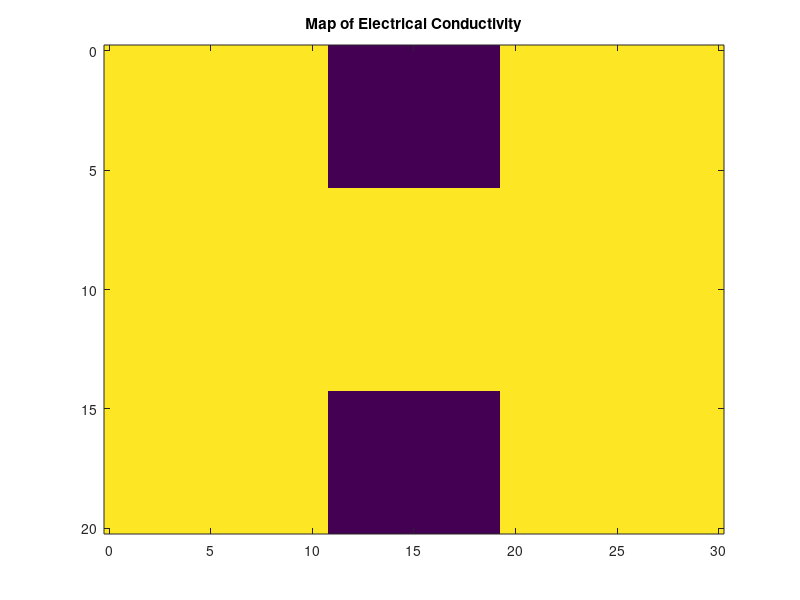
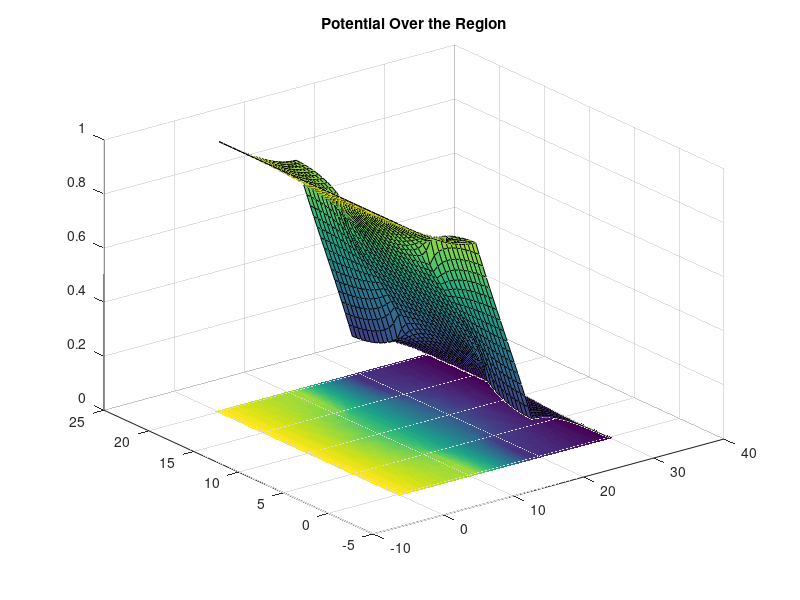
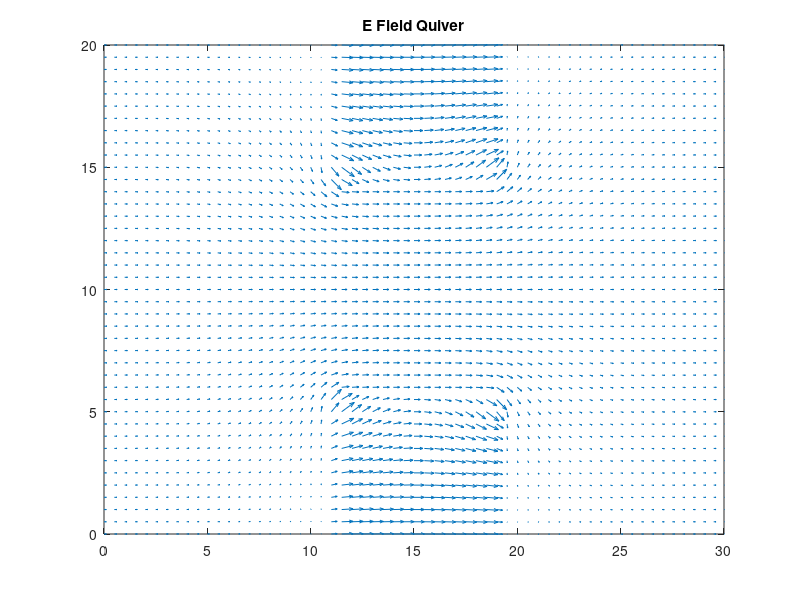
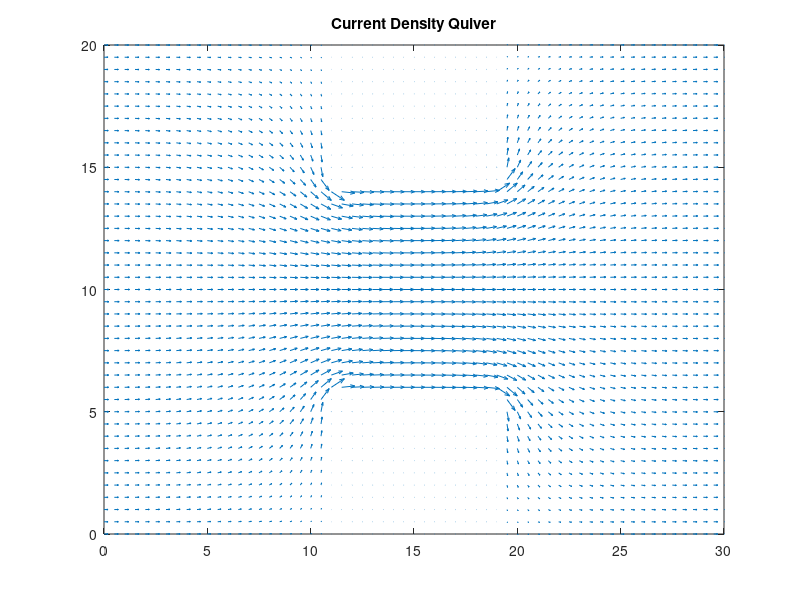

The MATLAB source for these figures, in order: (Note: this script raises an error after producing the figures.)
% Q2
% Reyad ElMahdy
% 101064879

%% Question 2
% In this part, the code was modified so that there are two resistive boxes
% inside the region forming a 'bottle's neck' for the current to pass
% through. The code uses the same boundary confitions as the previous part.
% After remapping the G matrix and generating the V plot, the current is
% then examined with varying box with, conductivity, and mesh spacing to
% see how it changes. 

close all
clear
clc

W = 20;
L = 1.5*W;

Lb = 9;
Wb = 6;
s = 0.5;
nx = floor(L/s + 1);
ny = floor(W/s + 1);

cond = 1; % Conductive
res = 1e-2; % Resistive

% Generating the conductivity map
condMap = zeros(nx,ny);
for i = 1:nx
   for j = 1:ny
       if (i-1>0.5*(L-Lb)/s) && ((i-1)<0.5*(L+Lb)/s) && (((j-1)<Wb/s||(j-1)>(W-Wb)/s))
           condMap(i,j) = res;
       else
           condMap(i,j) = cond;
       end
   end
end

% Adding the map to the plot
figure(1)
imagesc([0 L],[0 W],condMap');
title('Map of Electrical Conductivity')
% Yellow region is conductive, blue is resistive

G = sparse(nx*ny);
Bc = zeros(1,nx*ny);
for i = 1:nx
    for j = 1:ny
        n = j +(i-1)*ny; %Mapping Eq
        %Setting Boundary conditions
        if i == 1 || i == nx
            G(n,n) = 1;
            if i == 1
                Bc(n) = 1;
            end
        elseif j == 1 || j == ny
            nxm = j+(i-2)*ny;
            nxp = j+i*ny;
            nyp = j+1+(i-1)*ny;
            nym = j-1+(i-1)*ny;
            
            %Resistances from the conductivity map
            rxm = (condMap(i,j)+condMap(i-1,j))/2;
            rxp = (condMap(i,j)+condMap(i+1,j))/2;
            
            if j == 1
                ryp = (condMap(i,j)+condMap(i,j+1))/2;
                G(n,n) = -(rxm+rxp+ryp);
                G(n,nyp) = ryp; 
            else
                rym = (condMap(i,j)+condMap(i,j-1))/2;
                G(n,n) = -(rxm+rxp+rym);
                G(n,nym) = rym;
            end
            G(n,nxm) = rxm;
            G(n,nxp) = rxp; 
            
        % Rest of the nodes
        else
            nxm = j+(i-2)*ny;
            nxp = j+i*ny;
            nym = j-1+(i-1)*ny;
            nyp = j+1+(i-1)*ny;
            
            % Getting the resistances from the conduction map
            rxm = (condMap(i,j)+condMap(i-1,j))/2;
            rxp = (condMap(i,j)+condMap(i+1,j))/2;
            ryp = (condMap(i,j)+condMap(i,j+1))/2;
            rym = (condMap(i,j)+condMap(i,j-1))/2;
            
            % Assigning the node equations
            G(n,n) = -(rxm+rxp+rym+ryp);
            G(n,nxm) = rxm;
            G(n,nxp) = rxp;
            G(n,nym) = rym;
            G(n,nyp) = ryp; 
        end
    end
end

%solving and plotting
V = G\Bc';
mappedV = zeros(nx,ny);
for i = 1:nx
    for j = 1:ny
        n = j+(i-1)*ny;
        mappedV(i,j) = V(n);
    end
end

[xaxis, yaxis] = meshgrid(0:s:L,0:s:W);
figure(2)
surf(xaxis',yaxis',mappedV)
hold on
imagesc([0 L],[0 W],mappedV')
title('Potential Over the Region')
hold off

[Ey, Ex] = gradient(-mappedV);

figure(3)
quiver(xaxis',yaxis',Ex,Ey)
xlim([0 L])
ylim([0 W])
title('E Field Quiver')
Jx = condMap.*Ex;
Jy = condMap.*Ey;

figure(4)
quiver(xaxis',yaxis',Jx,Jy)
xlim([0 L])
ylim([0 W])
title('Current Density Quiver')

% Currents at the two contacts
I1 = sum(Jx(1,:))
I2 = sum(Jx(nx,:))


% Generating the other plots
s = linspace(0.5, 10, 20);
for i = 1:20
    I(i) = Curr(s(i), res, Wb);
end
figure(5)
plot(s,I)
title('Plot of current vs mesh density')

cond = linspace(0, 1, 20);
for i = 1:20
    I(i) = Curr(0.5, cond(i), Wb);
end
figure(6)
plot(cond,I)
title('Plot of current vs conductivty of the boxes')

Wb = linspace(0,12,20);
for i = 1:20
    I(i) = Curr(0.5, 0.01, Wb(i));
end
figure(7)
plot(Wb,I)
title('Plot of current vs box width')

% Creating a reuseable function that outputs the current
% This will be used for the remaining plots

function [I] = Curr(s, cond, Wb)
W = 20;
L = 1.5*W;
Lb = 9;
nx = floor(L/s+1);
ny = floor(W/s+1);

    condMap = zeros(nx,ny);
    for i = 1:nx
        for j = 1:ny
            if (i-1>0.5*(L-Lb)/s) && ((i-1)<0.5*(L+Lb)/s) && (((j-1)<Wb/s||(j-1)>(W-Wb)/s))
                condMap(i,j) = cond;
            else
                condMap(i,j) = 1;
            end
        end
    end
   
    G = sparse(nx*ny);
    Bc = zeros(1,nx*ny);
    
    for i = 1:nx
        for j = 1:ny
            n = j +(i-1)*ny; %Mapping Eq
            %Setting Boundary conditions
            if i == 1 || i == nx
                G(n,n) = 1;
                if i == 1
                    Bc(n) = 1;
                end
            elseif j == 1 || j == ny
                nxm = j+(i-2)*ny;
                nxp = j+i*ny;
                nyp = j+1+(i-1)*ny;
                nym = j-1+(i-1)*ny;
            
                % Resistances from the conductivity map
                rxm = (condMap(i,j)+condMap(i-1,j))/2;
                rxp = (condMap(i,j)+condMap(i+1,j))/2;
            
                if j == 1
                    ryp = (condMap(i,j)+condMap(i,j+1))/2;
                    G(n,n) = -(rxm+rxp+ryp);
                    G(n,nyp) = ryp; 
                else
                    rym = (condMap(i,j)+condMap(i,j-1))/2;
                    G(n,n) = -(rxm+rxp+rym);
                    G(n,nym) = rym;
                end
                
            G(n,nxm) = rxm;
            G(n,nxp) = rxp; 
            
            % Rest of the nodes
            else
                nxm = j+(i-2)*ny;
                nxp = j+i*ny;
                nym = j-1+(i-1)*ny;
                nyp = j+1+(i-1)*ny;
            
                % Getting the resistances from the conduction map
                rxm = (condMap(i,j)+condMap(i-1,j))/2;
                rxp = (condMap(i,j)+condMap(i+1,j))/2;
                ryp = (condMap(i,j)+condMap(i,j+1))/2;
                rym = (condMap(i,j)+condMap(i,j-1))/2;
            
                % Assigning the node equations
                G(n,n) = -(rxm+rxp+rym+ryp);
                G(n,nxm) = rxm;
                G(n,nxp) = rxp;
                G(n,nym) = rym;
                G(n,nyp) = ryp; 
            end
        end
    end
    
    V = G\Bc';
    mappedV = zeros(nx,ny);
    for i = 1:nx
        for j = 1:ny
            n = j+(i-1)*ny;
            mappedV(i,j) = V(n);
        end
    end
    
    [Ey, Ex] = gradient(-mappedV);
    Jx = condMap.*Ex;
    Jy = condMap.*Ey;
    
    I = sum(Jx(1,:));
end